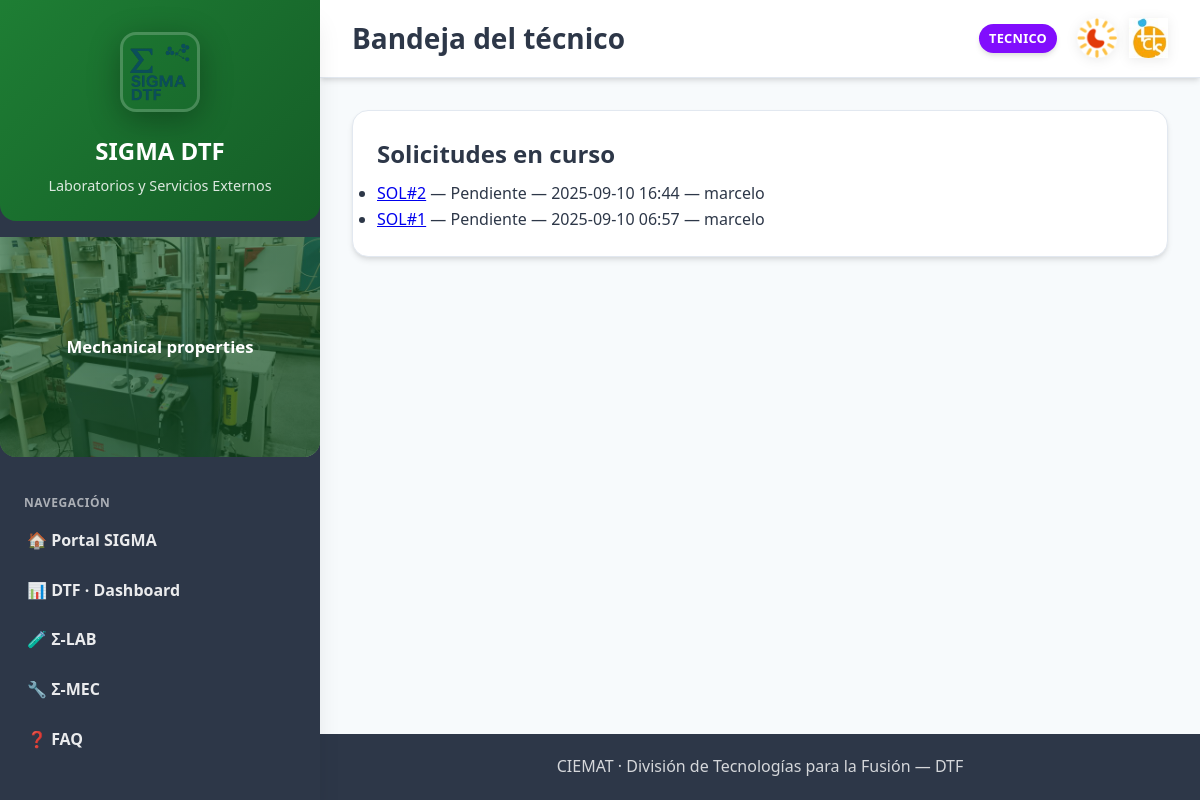
The app's page /dtf/lab/requests/inbox/ (signed in) with its own data.
### sigmalab/models.py (models this page shows, shortened)
class Solicitud(models.Model):
    class Estado(models.TextChoices):
        PENDIENTE  = "pendiente",  "Pendiente"
        ACEPTADA   = "aceptada",   "Aceptada"
        RECHAZADA  = "rechazada",  "Rechazada"
        EN_CURSO   = "en_curso",   "En curso"
        FINALIZADA = "finalizada", "Finalizada"
    solicitante = models.ForeignKey(
        settings.AUTH_USER_MODEL, on_delete=models.PROTECT, related_name="solicitudes"
    )
    tecnico_asignado = models.ForeignKey(
        settings.AUTH_USER_MODEL,
        on_delete=models.PROTECT,
        null=True,
        blank=True,
        related_name="solicitudes_asignadas",
    )
    material = models.CharField(max_length=200, blank=True)
    procedencia = models.CharField(max_length=200, blank=True)
    tratamiento_previo = models.CharField(max_length=200, blank=True)
    requisitos_finales = models.TextField(blank=True)
    observaciones = models.TextField(blank=True)
    corte = models.BooleanField(default=False)
    empastillado = models.BooleanField(default=False)
    lijado = models.BooleanField(default=False)
    pulido = models.BooleanField(default=False)
    electropulido = models.BooleanField(default=False)
    trat_quimico = models.BooleanField(default=False)
    trat_termico = models.BooleanField(default=False)
    estado = models.CharField(max_length=20, choices=Estado.choices, default=Estado.PENDIENTE)
    codigo_muestra = models.CharField(
        max_length=20, blank=True, null=True, help_text="Se puede asignar al aceptar (p.ej. 25-001)"
    )
    creado_en = models.DateTimeField(auto_now_add=True)
    actualizado_en = models.DateTimeField(auto_now=True)
    aceptado_en = models.DateTimeField(null=True, blank=True)
    finalizado_en = models.DateTimeField(null=True, blank=True)
    class Meta:
        ordering = ["-creado_en"]
        verbose_name = "Solicitud"
        verbose_name_plural = "Solicitudes"

### sigmalab/views_requests.py (the view)
# urls.py: path("requests/inbox/", req.bandeja_tecnico,  name="bandeja-tecnico"),
@user_passes_test_dtf(is_tecnico)
def bandeja_tecnico(request):
    qs = Solicitud.objects.filter(estado__in=["pendiente", "aceptada", "en_curso"]).order_by("estado","-creado_en")
    return render(request, "sigmalab/solicitudes/bandeja_tecnico.html", {"solicitudes": qs})

### icts/context_processors.py (called while the page is built)
def icts_ui(request):
    user = request.user
    role = ""
    if user.is_authenticated:
        if user.is_superuser:
            role = "Admin"
        elif user.groups.filter(name__iexact="managers").exists():
            role = "Manager"
        elif user.groups.filter(name__iexact="responsables").exists():
            role = "Responsable"
        elif user.groups.filter(name__iexact="revisores").exists():
            role = "Revisor"
        else:
            role = "Usuario"
    return {"icts_role_name": role}

### sigmalab/context_processors.py (called while the page is built)
def lab_role(request):
    role = None
    if request.user.is_authenticated:
        if (request.user.is_superuser
            or request.user.groups.filter(name="Técnicos Σ-LAB").exists()):
            role = "TECNICO"
        else:
            role = "USUARIO"
    return {"LAB_ROLE": role}

### sigmalab/utils.py (called while the page is built)
def is_tecnico(user):
    return user.is_authenticated and (user.is_staff or user.groups.filter(name="Técnicos Σ-LAB").exists())

### sigmalab/templates/sigmalab/solicitudes/bandeja_tecnico.html (shortened to what this page needs)
{% extends "base_dtf.html" %}
{% block page_title %}Bandeja del técnico{% endblock %}
{% block content %}
<div class="card">
  <h2 style="margin:0 0 .5rem">Solicitudes en curso</h2>
  <ul>
    {% for s in solicitudes %}
      <li>
        <a href="{% url 'sigmalab:detalle-solicitud' s.pk %}">SOL#{{ s.pk }}</a>
        — {{ s.get_estado_display }} — {{ s.creado_en|date:"Y-m-d H:i" }}
        — {{ s.solicitante.username }}
      </li>
    {% empty %}
      <li>No hay solicitudes.</li>
    {% endfor %}
  </ul>
</div>
{% endblock %}

### records on screen
Solicitud: pk "2", estado "Pendiente", creado_en "2025-09-10 16:44", solicitante.username "marcelo"
Solicitud: pk "1", estado "Pendiente", creado_en "2025-09-10 06:57", solicitante.username "marcelo"

### other values on screen
{{ LAB_ROLE }} "TECNICO"
